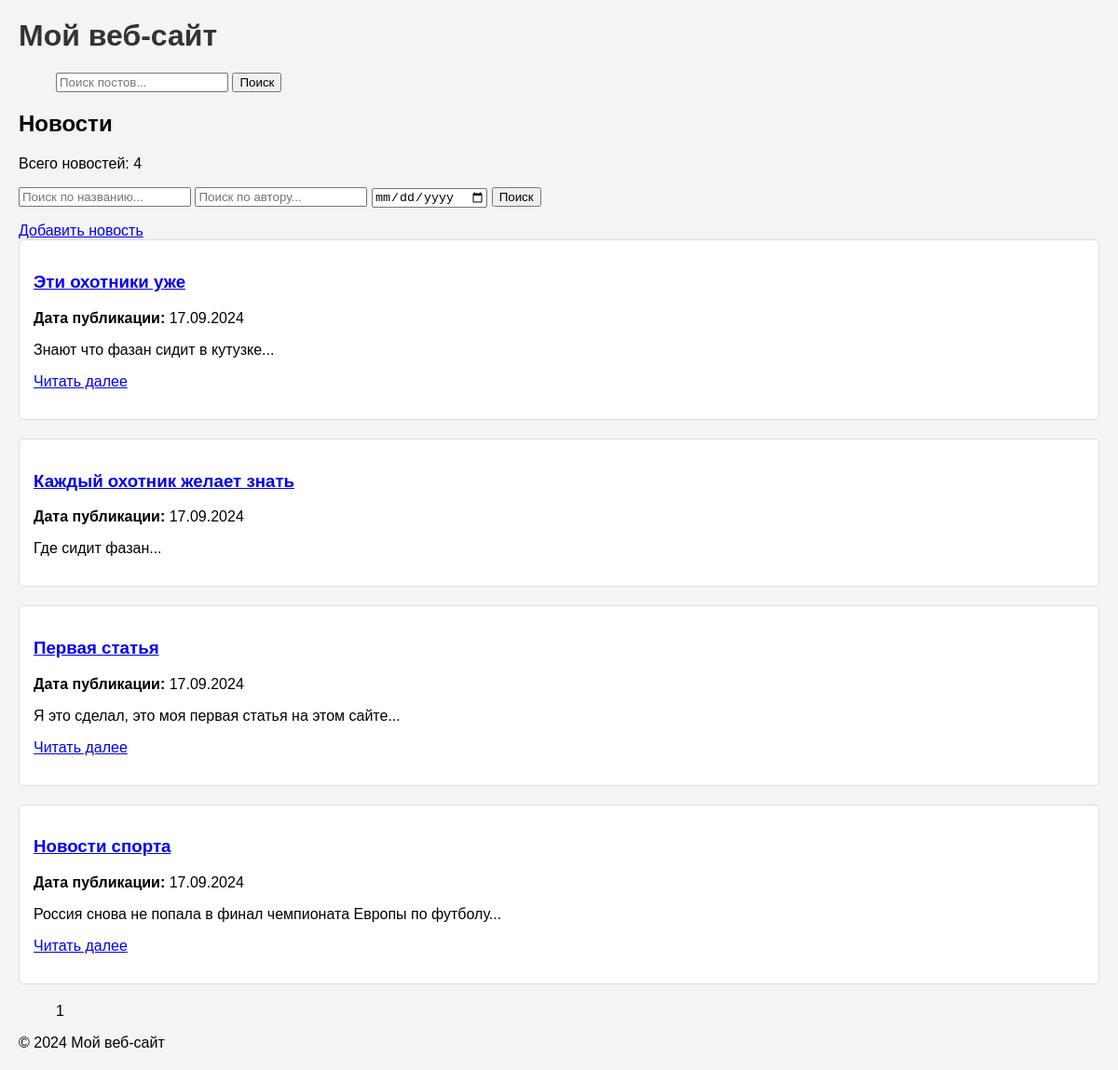
The page /news/ on the database as committed earlier.
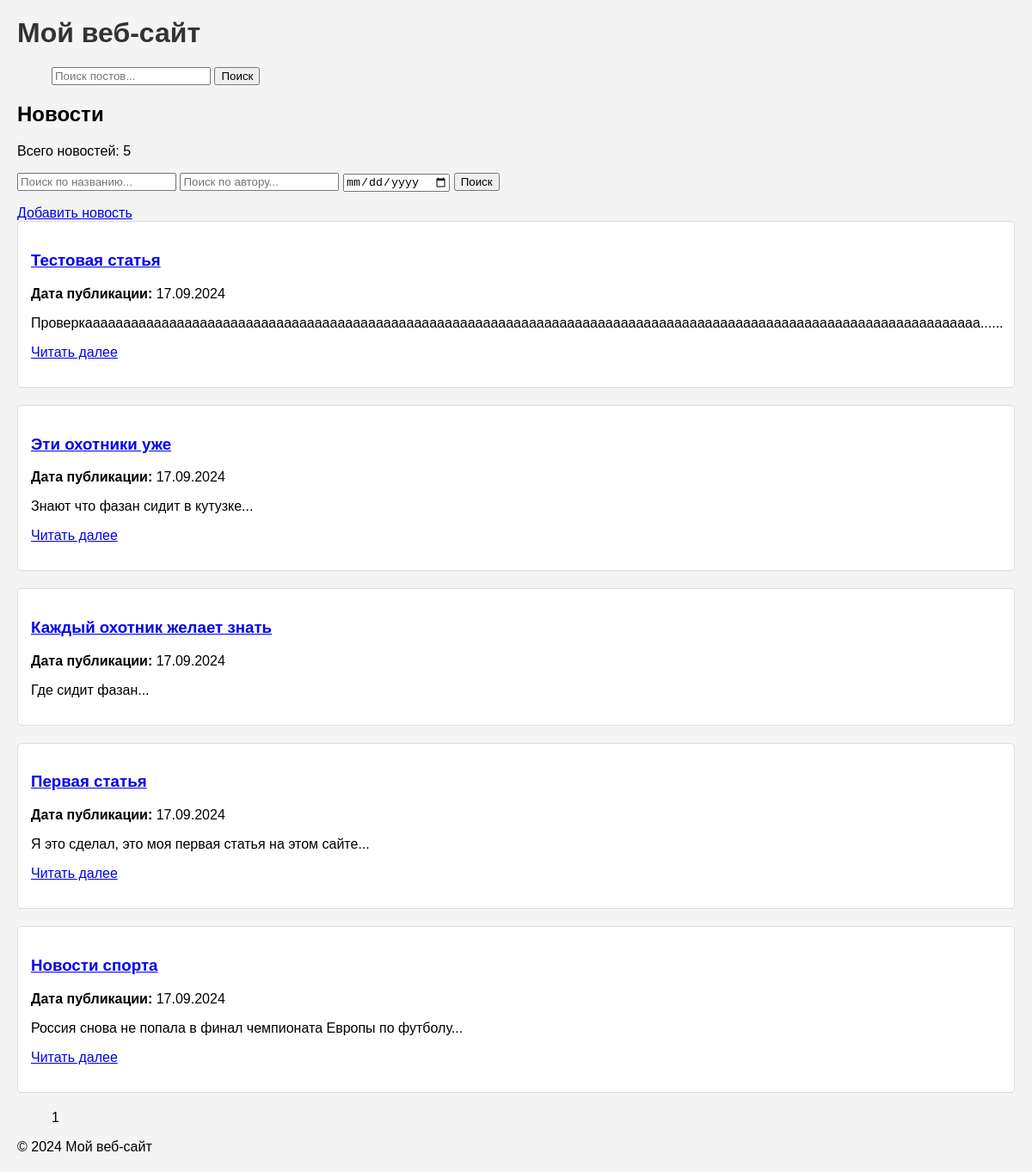
The same page on the database as committed later.
### news/models.py (models this page shows, shortened)
class Post(models.Model):
    ARTICLE = 'AR'
    NEWS = 'NW'
    POST_TYPE_CHOICES = [
        (ARTICLE, 'Статья'),
        (NEWS, 'Новость'),
    ]
    author = models.ForeignKey(Author, on_delete=models.CASCADE)
    post_type = models.CharField(max_length=2, choices=POST_TYPE_CHOICES)
    created_at = models.DateTimeField(auto_now_add=True)
    categories = models.ManyToManyField(Category, through='PostCategory')
    title = models.CharField(max_length=200)
    content = models.TextField()
    rating = models.FloatField(default=0)
    def preview(self):
        return self.content[:124] + '...' if len(self.content) > 124 else self.content

### news/views.py (the view)
# urls.py: path('', NewsListView.as_view(), name='news_list'), # Общий список новостей
class NewsListView(ListView):
    model = Post
    template_name = 'news/news_list.html' # Путь к шаблону
    context_object_name = 'posts' # Имя переменной которая будет использоваться в шаблоне
    ordering = ['-created_at'] # Сортировка от новых к старым
    paginate_by = 10 # Укажите кол-во постов на 1 странице
    def get_context_data(self, **kwargs):
        context = super().get_context_data(**kwargs)
        context['post_count'] = self.get_queryset().count # Кол-во постов
        context['year'] = timezone.now().year # Текущий год
        return context

### news/templatetags/custom_filter.py (called while the page is built)
@register.filter(name='censor')
def censor(value):
      bad_words = BadWord.objects.values_list('word', flat=True)
      for word in bad_words:
         value = value.replace(word, '*' * len(word))
      return value

### news/templates/news/news_list.html (shortened to what this page needs)
{% extends "default.html" %}
{% load custom_filter %}
{% block content %}
    <h2>Новости</h2>
    </p>Всего новостей: {{post_count }}</p>
    <form action="{% url 'news:search' %}" method="get">
        <input type="text" name="title" placeholder="Поиск по названию...">
        <input type="text" name="author" placeholder="Поиск по автору...">
        <input type="date" name="created_at">
        <button type="submit">Поиск</button>
    </form>
    <a href="{% url 'news:post_create' %}">Добавить новость</a>
    {% for post in posts %}
        <article>
            <h3><a href="{% url 'news:post_detail' post.id %}">{{ post.title|censor }}</a></h3>
            <p><strong>Дата публикации:</strong> {{ post.created_at|date:"d.m.Y" }}</p>
            <p>{{ post.preview|truncatewords:20|censor }}...</p>
            {% if post.content|length > 30 %}
                <p><a href="{% url 'news:post_detail' post.id %}">Читать далее</a></p>
            {% endif %}
        </article>
    {% empty %}
        <p>Нет новостей.</p>
    {% endfor %}
    <ul>
    {{ page_obj.number }}
{% endblock content%}

Rows that differ between the two databases and show on the page:
added Post: title|censor "Тестовая статья", created_at "17.09.2024", preview|censor "Проверкааааааааааааааааааааааааааааааааааааааааааааааааааааааааааааааааааааааааааааааааааааааааааааааааааааааааааааааааааааа...", shows "Читать далее"
Other text that changed with them:
{{ post_count }}: "4" → "5"
